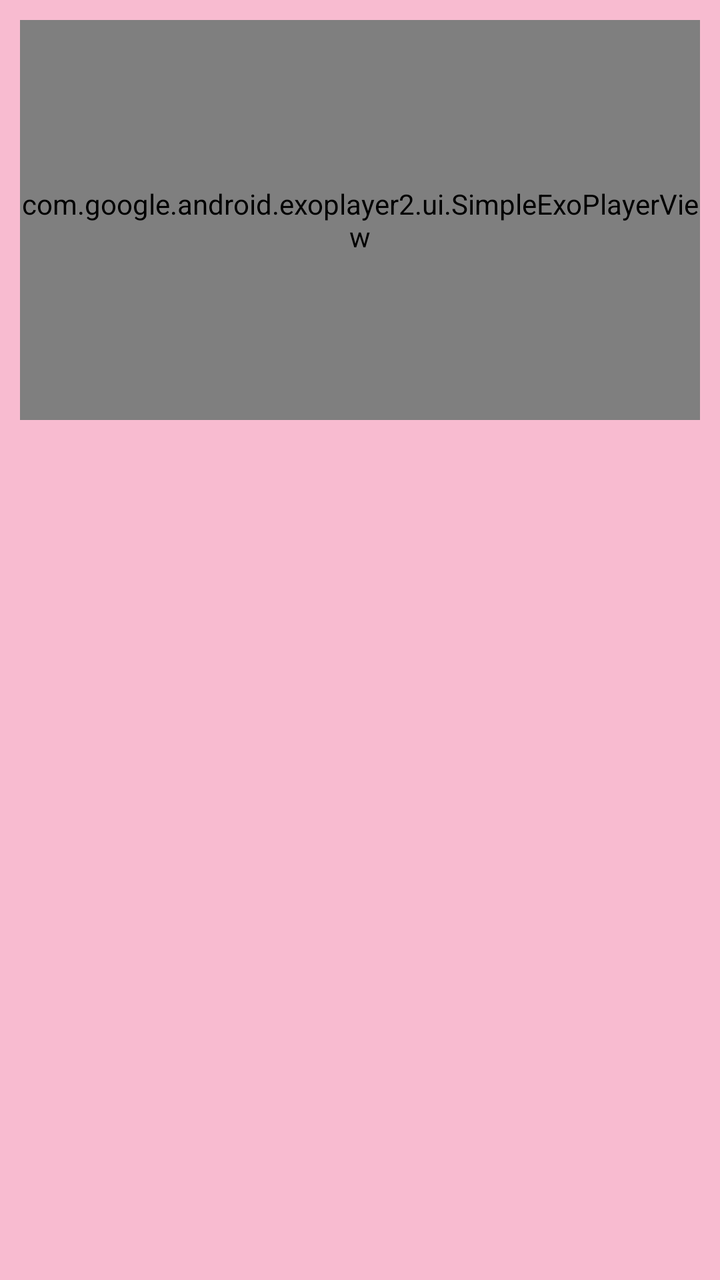
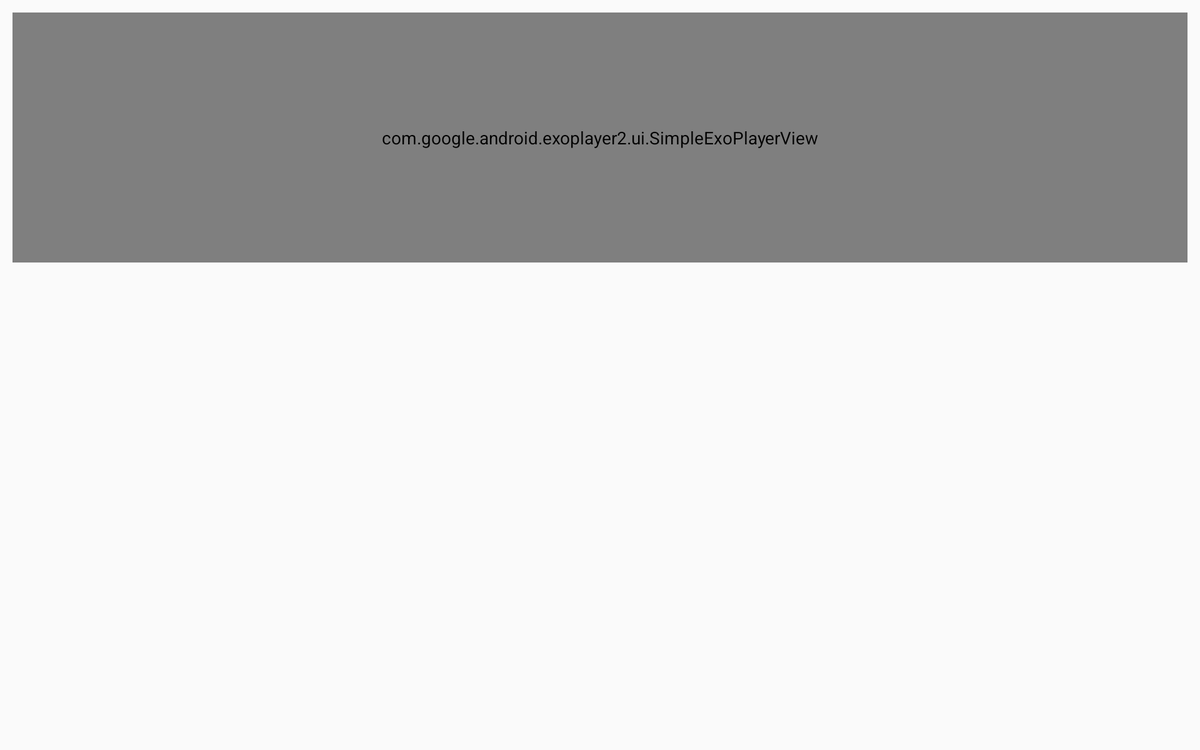

An Android layout and its configuration variant, each rendered on a device that would load it. The default file and the variant file are quoted in full after the pictures.
<!-- AndroidManifest.xml: application theme AppTheme -->
<!-- res/layout/fragment_steps.xml -->
<?xml version="1.0" encoding="utf-8"?>
<LinearLayout xmlns:android="http://schemas.android.com/apk/res/android"
    android:orientation="vertical" android:layout_width="match_parent"
    android:layout_height="match_parent"
    android:background="@color/colorBackground">

    <com.google.android.exoplayer2.ui.SimpleExoPlayerView
        android:id="@+id/player_View"
        android:layout_width="match_parent"
        android:layout_height="200dp"
        android:layout_marginTop="0dp"
        android:layout_marginRight="0dp"
        android:layout_marginBottom="10dp"
        android:layout_marginLeft="0dp"
        android:layout_margin="10dp" />

    <ImageView
        android:id="@+id/thumb_Image"
        android:layout_gravity="left"
        android:paddingRight="15dp"
        android:elevation="1dp"
        android:layout_width="wrap_content"
        android:layout_height="wrap_content" />

    <TextView
        android:layout_width="match_parent"
        android:textColor="#000000"
        android:id="@+id/recipe_step_detail_text"
        android:layout_height="100dp" />

    <LinearLayout
        android:orientation="horizontal"
        android:layout_width="wrap_content"
        android:layout_gravity="center_horizontal"
        android:layout_height="50dp">

        <Button
            android:id="@+id/previousStep"
            android:padding="40dp"
            android:elevation="6dp"
            android:layout_width="70dp"
            android:layout_height="wrap_content"
            android:layout_margin="10dp"
            android:backgroundTintMode="src_over"
            android:background="@drawable/ic_navigate_before_black_18dp" />

        <Button
            android:id="@+id/nextStep"
            android:padding="40dp"
            android:layout_margin="10dp"
            android:layout_width="70dp"
            android:layout_height="wrap_content"
            android:backgroundTintMode="src_over"
            android:background="@drawable/ic_navigate_next_black_18dp" />
    </LinearLayout>

</LinearLayout>
<!-- resources referenced by this layout -->
<resources>
  <color name="colorBackground">#F8BBD0</color>
  <style name="AppTheme" parent="Theme.AppCompat.Light.DarkActionBar">
          
          <item name="colorPrimary">@color/colorPrimary</item>
          <item name="colorPrimaryDark">@color/colorPrimaryDark</item>
          <item name="colorAccent">@color/colorAccent</item>
      </style>
  <color name="colorPrimary">#3F51B5</color>
  <color name="colorPrimaryDark">#212121</color>
  <color name="colorAccent">#C2185B</color>
</resources>
<!-- res/layout-sw600dp-land/fragment_steps.xml (the author's variant of the layout above) -->
<!-- drawn on a 7-inch tablet turned sideways -->
<?xml version="1.0" encoding="utf-8"?>
<LinearLayout xmlns:android="http://schemas.android.com/apk/res/android"
    android:orientation="vertical" android:layout_width="match_parent"
    android:layout_height="match_parent"
    android:tag="sw600dp-land-recipe_step_detail">

    <LinearLayout
        android:orientation="vertical"
        android:layout_width="match_parent"
        android:layout_height="match_parent">

        <com.google.android.exoplayer2.ui.SimpleExoPlayerView
            android:id="@+id/player_View"
            android:layout_width="match_parent"
            android:layout_height="200dp"
            android:layout_marginTop="0dp"
            android:layout_marginRight="0dp"
            android:layout_marginBottom="10dp"
            android:layout_marginLeft="0dp"
            android:layout_margin="10dp" />

        <ImageView
            android:id="@+id/thumb_Image"
            android:layout_gravity="left"
            android:paddingRight="15dp"
            android:elevation="1dp"
            android:layout_width="wrap_content"
            android:layout_height="wrap_content" />

        <TextView
            android:layout_width="wrap_content"
            android:textColor="@android:color/white"
            android:id="@+id/recipe_step_detail_text"
            android:layout_height="wrap_content" />
    </LinearLayout>
    <LinearLayout
        android:orientation="horizontal"
        android:layout_width="wrap_content"
        android:layout_gravity="center_horizontal"
        android:layout_height="50dp">

        <Button
            android:id="@+id/previousStep"
            android:padding="40dp"
            android:elevation="6dp"
            android:layout_width="70dp"
            android:layout_height="wrap_content"
            android:layout_margin="10dp"
            android:backgroundTintMode="src_over"
            android:background="@drawable/ic_navigate_before_black_18dp" />

        <Button
            android:id="@+id/nextStep"
            android:padding="40dp"
            android:layout_margin="10dp"
            android:layout_width="70dp"
            android:layout_height="wrap_content"
            android:backgroundTintMode="src_over"
            android:background="@drawable/ic_navigate_next_black_18dp" />
    </LinearLayout>

</LinearLayout>
<!-- resources referenced by the variant -->
<!-- as a 7-inch tablet turned sideways resolves them -->
<resources>
  <style name="AppTheme" parent="Theme.AppCompat.Light.DarkActionBar">
          
          <item name="colorPrimary">@color/colorPrimary</item>
          <item name="colorPrimaryDark">@color/colorPrimaryDark</item>
          <item name="colorAccent">@color/colorAccent</item>
      </style>
  <color name="colorPrimary">#3F51B5</color>
  <color name="colorPrimaryDark">#212121</color>
  <color name="colorAccent">#C2185B</color>
</resources>
